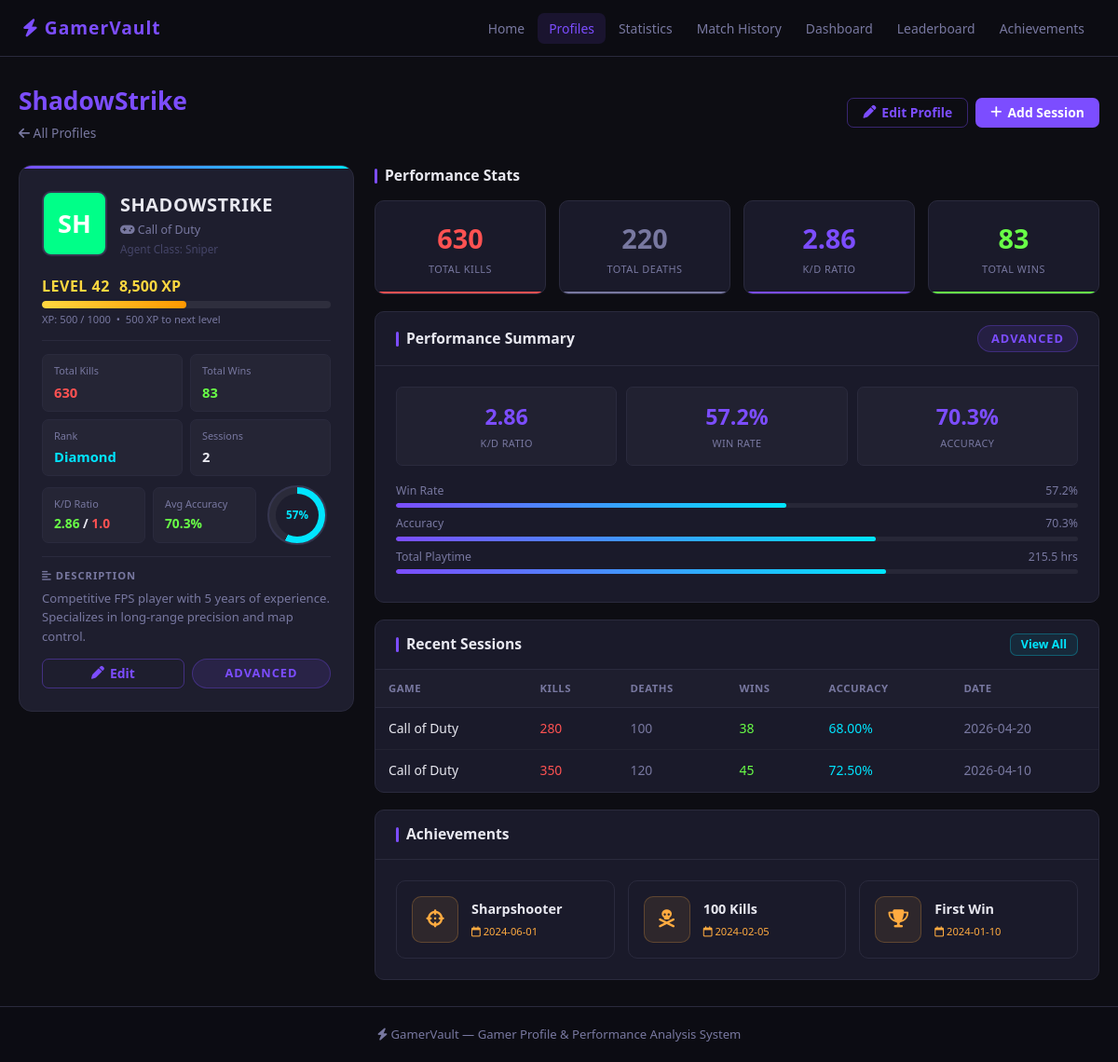
Screenshot of /profile_detail.php?id=1 with the database file from the repository.
### tables this page shows
CREATE TABLE profiles (
    id            INT AUTO_INCREMENT PRIMARY KEY,
    gamer_name    VARCHAR(100) NOT NULL,
    favorite_game VARCHAR(100) DEFAULT '',
    gamer_rank    VARCHAR(50)  DEFAULT 'Unranked',
    preferred_role VARCHAR(50) DEFAULT '',
    bio           TEXT,
    level         INT DEFAULT 1,
    xp            INT DEFAULT 0,
    created_at    TIMESTAMP DEFAULT CURRENT_TIMESTAMP
);

CREATE TABLE statistics (
    id             INT AUTO_INCREMENT PRIMARY KEY,
    profile_id     INT NOT NULL,
    game_title     VARCHAR(100) NOT NULL,
    kills          INT DEFAULT 0,
    deaths         INT DEFAULT 0,
    wins           INT DEFAULT 0,
    matches_played INT DEFAULT 0,
    accuracy       DECIMAL(5,2) DEFAULT 0.00,
    playtime       DECIMAL(8,2) DEFAULT 0.00,
    session_date   DATE,
    FOREIGN KEY (profile_id) REFERENCES profiles(id) ON DELETE CASCADE
);

CREATE TABLE achievements (
    id          INT AUTO_INCREMENT PRIMARY KEY,
    profile_id  INT NOT NULL,
    badge_name  VARCHAR(100) NOT NULL,
    description TEXT,
    unlocked_at DATE,
    FOREIGN KEY (profile_id) REFERENCES profiles(id) ON DELETE CASCADE
);

### config.php (called while the page is built, shortened)
<?php
function avatarColor($name) {
    $colors = ['#6c63ff','#ff6584','#00d4ff','#00ff88','#ffaa00','#ff4466','#a855f7','#06b6d4'];
    return $colors[ord($name[0] ?? 'A') % count($colors)];
}
function initials($name) {
    $name = trim($name);
    $parts = preg_split('/\s+/', $name);
    return strtoupper(substr($name, 0, 2));
}
function getTier($kd, $winRate) {
    if ($kd >= 1.5 && $winRate >= 45) return ['Advanced', 'tier-advanced'];
    return ['Beginner', 'tier-beginner'];
}
function xpPercent($xp) {
    return min(100, ($xp % 1000) / 10);
}
?>

### profile_detail.php (the view, shortened to what this page needs)
<?php
require_once 'config.php';
$id = (int)($_GET['id'] ?? 0);
$stmt = $conn->prepare("SELECT * FROM profiles WHERE id = ?");
$stmt->bind_param('i', $id);
$stmt->execute();
$p = $stmt->get_result()->fetch_assoc();
$stmt2 = $conn->prepare(
    "SELECT COALESCE(SUM(kills),0) tk, COALESCE(SUM(deaths),0) td,
            COALESCE(SUM(wins),0) tw, COALESCE(SUM(matches_played),0) tm,
            COALESCE(AVG(accuracy),0) aa, COALESCE(SUM(playtime),0) tp,
            COUNT(*) sessions
     FROM statistics WHERE profile_id = ?"
);
$stmt2->bind_param('i', $id);
$stmt2->execute();
$s = $stmt2->get_result()->fetch_assoc();
$kd   = $s['td'] > 0 ? round($s['tk'] / $s['td'], 2) : (float)$s['tk'];
$wr   = $s['tm'] > 0 ? round(($s['tw'] / $s['tm']) * 100, 1) : 0;
$acc  = round($s['aa'], 1);
[$tier_name, $tier_class] = getTier($kd, $wr);
$xp_pct = xpPercent($p['xp']);
$xp_cur = $p['xp'] % 1000;
$stmt3 = $conn->prepare("SELECT * FROM statistics WHERE profile_id = ? ORDER BY session_date DESC LIMIT 4");
$stmt3->bind_param('i', $id);
$stmt3->execute();
$recent = $stmt3->get_result();
$stmt4 = $conn->prepare("SELECT * FROM achievements WHERE profile_id = ? ORDER BY unlocked_at DESC");
$stmt4->bind_param('i', $id);
$stmt4->execute();
$ach_res = $stmt4->get_result();
require_once 'includes/header.php';
?>
<div class="page-header">
    <div>
        <div class="page-title"><span><?= htmlspecialchars($p['gamer_name']) ?></span></div>
        <div class="page-sub">
            <a href="profiles.php" style="color:var(--muted);text-decoration:none;"><i class="fa-solid fa-arrow-left"></i> All Profiles</a>
        </div>
    </div>
    <div style="display:flex;gap:8px;flex-wrap:wrap;">
        <a href="profile_edit.php?id=<?= $p['id'] ?>" class="btn btn-outline"><i class="fa-solid fa-pen"></i> Edit Profile</a>
        <a href="stat_add.php?profile_id=<?= $p['id'] ?>" class="btn btn-primary"><i class="fa-solid fa-plus"></i> Add Session</a>
    </div>
</div>
<div class="detail-layout">
    <div>
        <div class="profile-main-card">
            <div class="card-top-strip"></div>
            <div class="card-inner">
                <div class="profile-hrow">
                    <div class="avatar-lg" style="background:<?= avatarColor($p['gamer_name']) ?>"><?= initials($p['gamer_name']) ?></div>
                    <div>
                        <div class="gname"><?= htmlspecialchars($p['gamer_name']) ?></div>
                        <div class="gsub"><i class="fa-solid fa-gamepad"></i> <?= htmlspecialchars($p['favorite_game']) ?></div>
                        <div class="grole">Agent Class: <?= htmlspecialchars($p['preferred_role']) ?></div>
                    </div>
                </div>
                <div class="level-row">
                    <span class="lv-text">LEVEL <?= $p['level'] ?></span>
                    <span class="xp-num"><?= number_format($p['xp']) ?> XP</span>
                </div>
                <div class="xp-track" style="margin-bottom:4px;">
                    <div class="xp-fill" data-width="<?= $xp_pct ?>" style="width:0%"></div>
                </div>
                <div class="xp-sub">XP: <?= $xp_cur ?> / 1000 &nbsp;&bull;&nbsp; <?= 1000 - $xp_cur ?> XP to next level</div>
                <div class="p-divider"></div>
                <div class="pstat-grid">
                    <div class="pstat-box">
                        <div class="pstat-lbl">Total Kills</div>
                        <div class="pstat-val" style="color:var(--red)"><?= number_format($s['tk']) ?></div>
                    </div>
                    <div class="pstat-box">
                        <div class="pstat-lbl">Total Wins</div>
                        <div class="pstat-val" style="color:var(--green)"><?= number_format($s['tw']) ?></div>
                    </div>
                    <div class="pstat-box">
                        <div class="pstat-lbl">Rank</div>
                        <div class="pstat-val" style="color:var(--cyan)"><?= htmlspecialchars($p['gamer_rank']) ?></div>
                    </div>
                    <div class="pstat-box">
                        <div class="pstat-lbl">Sessions</div>
                        <div class="pstat-val"><?= $s['sessions'] ?></div>
                    </div>
                </div>
                <div class="pvp-row">
                    <div class="pvp-box">
                        <div class="pvp-lbl">K/D Ratio</div>
                        <div class="pvp-val"><span class="w"><?= $kd ?></span> / <span class="l">1.0</span></div>
                    </div>
                    <div class="pvp-box">
                        <div class="pvp-lbl">Avg Accuracy</div>
                        <div class="pvp-val"><span class="w"><?= $acc ?>%</span></div>
                    </div>
                    <div class="circle-wrap">
                        <div class="circ" style="background:conic-gradient(var(--cyan) <?= $wr ?>%, rgba(255,255,255,0.06) 0%)">
                            <div class="circ-in"><?= round($wr) ?>%</div>
                        </div>
                    </div>
                </div>
                <?php if ($p['bio']): ?>
                <div class="bio-sec">
                    <div class="bio-lbl"><i class="fa-solid fa-align-left"></i> Description</div>
                    <div class="bio-txt"><?= htmlspecialchars($p['bio']) ?></div>
                </div>
                <?php endif; ?>
                <div class="p-actions">
                    <a href="profile_edit.php?id=<?= $p['id'] ?>" class="btn btn-outline" style="flex:1;justify-content:center"><i class="fa-solid fa-pen"></i> Edit</a>
                    <span class="tier <?= $tier_class ?>" style="flex:1;text-align:center;display:flex;align-items:center;justify-content:center"><?= $tier_name ?></span>
                </div>
            </div>
        </div>
    </div>
    <div class="profile-right">
        <div>
            <div class="card-title" style="margin-bottom:14px;">Performance Stats</div>
            <div class="stat-cards">
                <div class="scard kills">
                    <span class="scard-val"><?= number_format($s['tk']) ?></span>
                    <div class="scard-lbl">Total Kills</div>
                </div>
                <div class="scard deaths">
                    <span class="scard-val"><?= number_format($s['td']) ?></span>
                    <div class="scard-lbl">Total Deaths</div>
                </div>
                <div class="scard kd">
                    <span class="scard-val"><?= $kd ?></span>
                    <div class="scard-lbl">K/D Ratio</div>
                </div>
                <div class="scard wins">
                    <span class="scard-val"><?= number_format($s['tw']) ?></span>
                    <div class="scard-lbl">Total Wins</div>
                </div>
            </div>
        </div>
        <div class="card">
            <div class="card-head">
                <div class="card-title">Performance Summary</div>
                <span class="tier <?= $tier_class ?>"><?= $tier_name ?></span>
            </div>
            <div class="card-body">
                <div class="ds-row" style="margin-bottom:18px;">
                    <div class="ds"><div class="ds-val"><?= $kd ?></div><div class="ds-lbl">K/D Ratio</div></div>
                    <div class="ds"><div class="ds-val"><?= $wr ?>%</div><div class="ds-lbl">Win Rate</div></div>
                    <div class="ds"><div class="ds-val"><?= $acc ?>%</div><div class="ds-lbl">Accuracy</div></div>
                </div>
                <div class="perf-row">
                    <div class="perf-label"><span>Win Rate</span><span><?= $wr ?>%</span></div>
                    <div class="perf-track"><div class="perf-fill" data-width="<?= min(100,$wr) ?>" style="width:0%"></div></div>
                </div>
                <div class="perf-row">
                    <div class="perf-label"><span>Accuracy</span><span><?= $acc ?>%</span></div>
                    <div class="perf-track"><div class="perf-fill" data-width="<?= min(100,$acc) ?>" style="width:0%"></div></div>
                </div>
                <div class="perf-row">
                    <div class="perf-label"><span>Total Playtime</span><span><?= round($s['tp'],1) ?> hrs</span></div>
                    <div class="perf-track"><div class="perf-fill" data-width="<?= min(100,$s['tp']/3) ?>" style="width:0%"></div></div>
                </div>
            </div>
        </div>
        <?php if ($recent->num_rows > 0): ?>
        <div class="card">
            <div class="card-head">
                <div class="card-title">Recent Sessions</div>
                <a href="match_history.php?profile_id=<?= $id ?>" class="btn btn-cyan btn-sm">View All</a>
            </div>
            <div class="table-wrap">
                <table class="data-table">
                    <thead>
                        <tr><th>Game</th><th>Kills</th><th>Deaths</th><th>Wins</th><th>Accuracy</th><th>Date</th></tr>
                    </thead>
                    <tbody>
                    <?php while ($row = $recent->fetch_assoc()): ?>
                    <tr>
                        <td><?= htmlspecialchars($row['game_title']) ?></td>
                        <td style="color:var(--red)"><?= $row['kills'] ?></td>
                        <td style="color:var(--muted)"><?= $row['deaths'] ?></td>
                        <td style="color:var(--green)"><?= $row['wins'] ?></td>
                        <td style="color:var(--cyan)"><?= $row['accuracy'] ?>%</td>
                        <td style="color:var(--muted)"><?= $row['session_date'] ?></td>
                    </tr>
                    <?php endwhile; ?>
                    </tbody>
                </table>
            </div>
        </div>
        <?php endif; ?>
        <?php if ($ach_res->num_rows > 0): ?>
        <div class="card">
            <div class="card-head"><div class="card-title">Achievements</div></div>
            <div class="card-body">
                <div class="ach-grid" style="grid-template-columns:repeat(auto-fill,minmax(200px,1fr))">
                <?php
                $badge_fa = [
                    'First Win'    => 'fa-trophy',
                    '100 Kills'    => 'fa-skull-crossbones',
                    'Sharpshooter' => 'fa-crosshairs',
                    'Elite Player' => 'fa-crown',
                    'Team Leader'  => 'fa-users',
                ];
                while ($a = $ach_res->fetch_assoc()):
                    $fa = $badge_fa[$a['badge_name']] ?? 'fa-medal';
                ?>
                <div class="ach-card">
                    <div class="badge-icon"><i class="fa-solid <?= $fa ?>"></i></div>
                    <div>
                        <div class="ach-name"><?= htmlspecialchars($a['badge_name']) ?></div>
                        <div class="ach-date"><i class="fa-regular fa-calendar"></i> <?= htmlspecialchars($a['unlocked_at']) ?></div>
                    </div>
                </div>
                <?php endwhile; ?>
                </div>
            </div>
        </div>
        <?php endif; ?>
    </div>
</div>
<?php require_once 'includes/footer.php'; ?>

### rows the page displays
profiles: gamer_name "ShadowStrike", gamer_name "SH", gamer_name "SHADOWSTRIKE", favorite_game "Call of Duty", preferred_role "Sniper", level "42", xp "8,500", xp "500", 1000-$xp_cur "500", gamer_rank "Diamond", bio "Competitive FPS player with 5 years of experience. Specializes in long-range precision and map control."
statistics: game_title "Call of Duty", kills "280", deaths "100", wins "38", accuracy "68.00", session_date "2026-04-20"
statistics: game_title "Call of Duty", kills "350", deaths "120", wins "45", accuracy "72.50", session_date "2026-04-10"
achievements: badge_name "Sharpshooter", unlocked_at "2024-06-01"
achievements: badge_name "100 Kills", unlocked_at "2024-02-05"
achievements: badge_name "First Win", unlocked_at "2024-01-10"

### other values shown
$s['tk'] "630"
$s['tw'] "83"
$s['sessions'] "2"
$kd "2.86"
$acc "70.3"
$wr "57"
$tier_name "ADVANCED"
$s['td'] "220"
$wr "57.2"
$s['tp'] "215.5"
